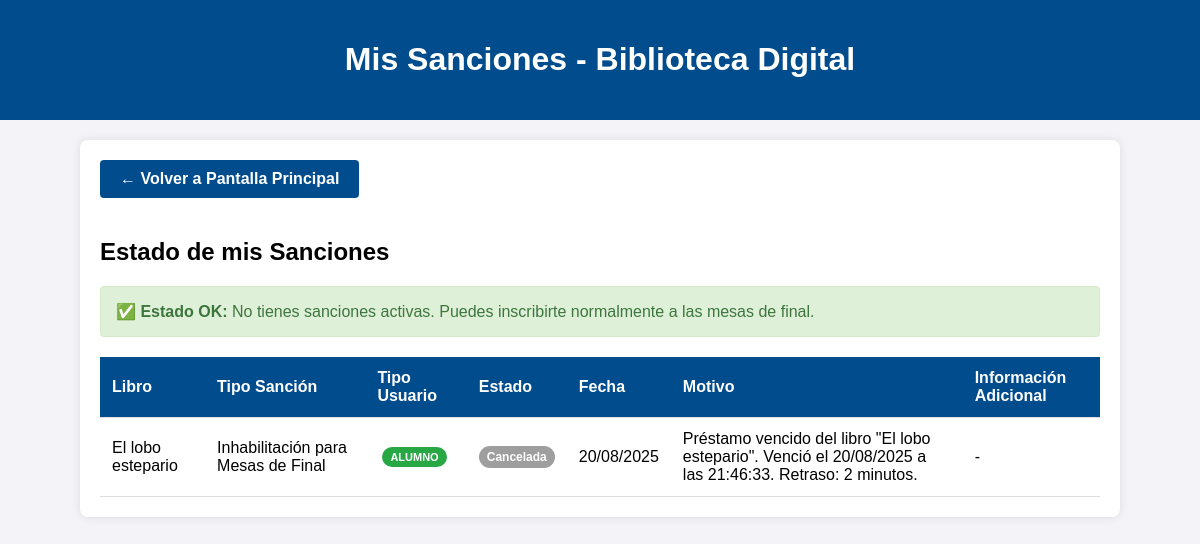
The app's page /libros/mis-sanciones/ (signed in), older data.
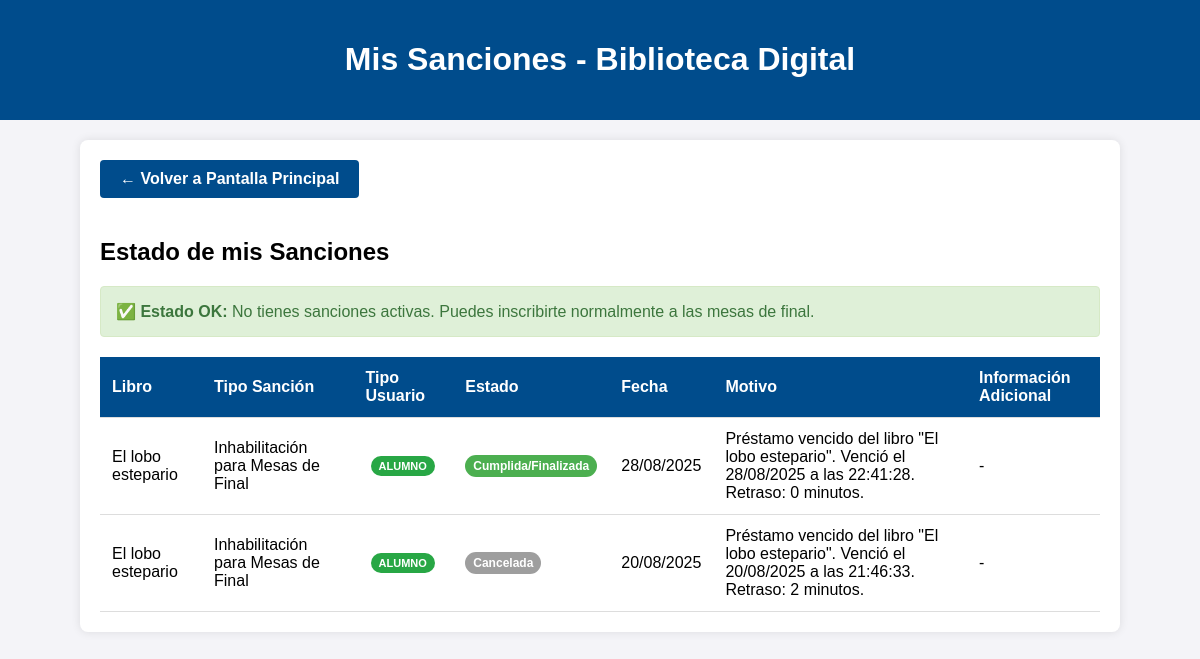
The same page, newer data.
### libros/models.py (models this page shows, shortened)
class Sancion(models.Model):
    TIPO_CHOICES = (
        ('inhabilitacion_mesas', 'Inhabilitación para Mesas de Final'),
        ('suspension_prestamos', 'Suspensión de Préstamos'),
    )
    ESTADO_CHOICES = (
        ('pendiente', 'Pendiente de Revisión'),
        ('confirmada', 'Confirmada'),
        ('cancelada', 'Cancelada'),
        ('cumplida', 'Cumplida/Finalizada'),
    )
    TIPO_USUARIO_SANCION_CHOICES = (
        ('alumno', 'Alumno'),
        ('docente', 'Docente'),
    )
    id_sancion = models.AutoField(primary_key=True)
    usuario = models.ForeignKey(Usuario, on_delete=models.CASCADE, related_name='sanciones')
    prestamo = models.ForeignKey(Prestamo, on_delete=models.CASCADE, related_name='sanciones')
    tipo_sancion = models.CharField(max_length=30, choices=TIPO_CHOICES, default='inhabilitacion_mesas')
    estado = models.CharField(max_length=15, choices=ESTADO_CHOICES, default='pendiente')
    tipo_usuario_sancion = models.CharField(
        max_length=10,
        choices=TIPO_USUARIO_SANCION_CHOICES,
        default='alumno',
        help_text="Tipo de usuario al que se aplica la sanción"
    )
    fecha_suspension_hasta = models.DateTimeField(
        null=True,
        blank=True,
        help_text="Fecha hasta la que está suspendido el docente (3 meses)"
    )
    acumulado_sanciones = models.IntegerField(
        default=0,
        help_text="Número de sanciones acumuladas del docente"
    )
    fecha_creacion = models.DateTimeField(auto_now_add=True)
    fecha_confirmacion = models.DateTimeField(null=True, blank=True)
    fecha_finalizacion = models.DateTimeField(null=True, blank=True)
    motivo = models.TextField(default='Préstamo vencido')
    observaciones_bibliotecaria = models.TextField(blank=True, null=True)
    libro_devuelto_catalogo = models.BooleanField(default=False)
    fecha_devolucion_catalogo = models.DateTimeField(null=True, blank=True)
    class Meta:
        ordering = ['-fecha_creacion']

class Prestamo(models.Model):
    ESTADO_CHOICES = (
        ('solicitado', 'Reserva Solicitada'),
        ('aprobado_reserva', 'Reserva Aprobada'),
        ('aprobado', 'Préstamo Activo'),
        ('rechazado', 'Reserva Rechazada'),
        ('finalizado', 'Finalizado'),
        ('vencido', 'Vencido'),
    )
    TIPO_CHOICES = (
        ('domicilio', 'Préstamo a Domicilio'),
        ('aula', 'Préstamo en Aula'),
    )
    TIPO_USUARIO_CHOICES = (
        ('alumno', 'Alumno'),
        ('profesor', 'Profesor'),
    )
    id_prestamo = models.AutoField(primary_key=True)
    usuario = models.ForeignKey(Usuario, on_delete=models.CASCADE, related_name='prestamos_usuario', null=True, blank=True)
    nombre_usuario = models.CharField(max_length=255)
    email_usuario = models.EmailField()
    libro = models.ForeignKey(Libro, on_delete=models.CASCADE, related_name='prestamos')
    fecha_solicitud = models.DateTimeField(auto_now_add=True)
    fecha_aprobacion = models.DateTimeField(null=True, blank=True)
    fecha_devolucion_programada = models.DateTimeField(null=True, blank=True)
    fecha_devolucion_real = models.DateTimeField(null=True, blank=True)
    fecha_limite_reserva = models.DateTimeField(null=True, blank=True)
    estado = models.CharField(max_length=20, choices=ESTADO_CHOICES, default='solicitado')
    tipo_prestamo = models.CharField(max_length=10, choices=TIPO_CHOICES, default='domicilio')
    tipo_usuario = models.CharField(max_length=10, choices=TIPO_USUARIO_CHOICES, default='alumno')
    motivo_rechazo = models.TextField(blank=True, null=True)
    observaciones = models.TextField(blank=True, null=True)
    fecha_retiro_real = models.DateTimeField(null=True, blank=True)
    extension_solicitada = models.BooleanField(default=False)
    fecha_extension = models.DateTimeField(null=True, blank=True)
    motivo_extension = models.TextField(blank=True, null=True)

class Inventario(models.Model):
    id_inventario = models.AutoField(primary_key=True)
    estado = models.CharField(max_length=255, null=True, default="Disponible")
    motivo_baja = models.CharField(max_length=255, null=True)
    descripcion = models.TextField(null=True)
    num_ejemplar = models.IntegerField(null=True)
    imagen_rota = models.ImageField(
        upload_to='imagenes_rota/', null=True, blank=True)

class Libro(Inventario):
    id_libro = models.AutoField(primary_key=True)
    titulo = models.CharField(max_length=255)
    autor = models.CharField(max_length=255)
    editorial = models.CharField(max_length=255)
    clasificacion_cdu = models.CharField(max_length=255, null=False, default='Sin clasificar')
    siglas_autor_titulo = models.CharField(max_length=255, null=False, default='ABC')
    num_inventario = models.IntegerField(null=False, default=1)
    resumen = models.TextField()
    etiqueta_palabra_clave = models.TextField(default='Roma,Historia,Clasica')
    sede = models.TextField(default='La Plata')
    disponibilidad = models.CharField(max_length=255, null=True, default="Disponible")
    observaciones = models.TextField(default='Esta es una observación')
    img = models.URLField()

### libros/views.py (the view)
# urls.py: path('mis-sanciones/', views.mis_sanciones, name='mis_sanciones'),
@login_required
def mis_sanciones(request):
    sanciones = Sancion.objects.filter(usuario=request.user).order_by('-fecha_creacion')
    sanciones_activas = sanciones.filter(estado='confirmada')
    context = {
        'sanciones': sanciones,
        'sanciones_activas': sanciones_activas,
        'tiene_sanciones_activas': sanciones_activas.exists(),
    }
    return render(request, 'libros/mis_sanciones.html', context)

### libros/templates/libros/mis_sanciones.html (shortened to what the changed rows need)
<!DOCTYPE html>
<html lang="es">
<head>
</head>
<body>
    <header>
        <h1>Mis Sanciones - Biblioteca Digital</h1>
    </header>
    <div class="container">
        <h2>Estado de mis Sanciones</h2>
        {% if sanciones %}
        <table>
            <thead>
                <tr>
                    <th>Libro</th>
                    <th>Tipo Sanción</th>
                    <th>Tipo Usuario</th>
                    <th>Estado</th>
                    <th>Fecha</th>
                    <th>Motivo</th>
                    <th>Información Adicional</th>
                </tr>
            </thead>
            <tbody>
                {% for sancion in sanciones %}
                <tr>
                    <td>{{ sancion.prestamo.libro.titulo }}</td>
                    <td>{{ sancion.get_tipo_sancion_display }}</td>
                    <td>
                        {% if sancion.tipo_usuario_sancion == 'docente' %}
                            <span class="tipo-sancion-badge docente-badge">DOCENTE</span>
                        {% else %}
                            <span class="tipo-sancion-badge alumno-badge">ALUMNO</span>
                        {% endif %}
                    </td>
                    <td>
                        <span class="sancion-badge sancion-{{ sancion.estado }}">
                            {{ sancion.get_estado_display }}
                        </span>
                    </td>
                    <td>
                        {% if sancion.estado == 'confirmada' %}
                            {{ sancion.fecha_confirmacion|date:"d/m/Y" }}
                        {% else %}
                            {{ sancion.fecha_creacion|date:"d/m/Y" }}
                        {% endif %}
                    </td>
                    <td>{{ sancion.motivo }}</td>
                    <td>
                        {% if sancion.tipo_usuario_sancion == 'docente' and sancion.estado == 'confirmada' %}
                            {% if sancion.fecha_suspension_hasta %}
                                <strong>Suspendido hasta:</strong><br>
                                {{ sancion.fecha_suspension_hasta|date:"d/m/Y" }}
                            {% endif %}
                            {% if sancion.acumulado_sanciones > 0 %}
                                <br><strong>Sanciones acumuladas:</strong> {{ sancion.acumulado_sanciones }}
                                {% if sancion.acumulado_sanciones >= 3 %}
                                    <br><span style="color: #d32f2f; font-weight: bold;">¡COMPENSACIÓN REQUERIDA!</span>
                                {% endif %}
                            {% endif %}
                        {% elif sancion.tipo_usuario_sancion == 'alumno' and sancion.estado == 'confirmada' %}
                            <span style="color: #f44336;">Inhabilitado para mesas de final</span>
                        {% else %}
                            -
                        {% endif %}
                    </td>
                </tr>
                {% endfor %}
            </tbody>
        </table>
        {% else %}
        <p style="text-align: center; color: #666; font-style: italic;">
            No tienes sanciones registradas.
        </p>
        {% endif %}
    </div>
</body>
</html>

Row changes from the older to the newer data that the page shows:
added Sancion: prestamo.libro.titulo "El lobo estepario", tipo_sancion "Inhabilitación para Mesas de Final", tipo_usuario_sancion "ALUMNO", estado "Cumplida/Finalizada", fecha_creacion "28/08/2025", motivo "Préstamo vencido del libro \"El lobo estepario\". Venció el 28/08/2025 a las 22:41:28. Retraso: 0 minutos."
